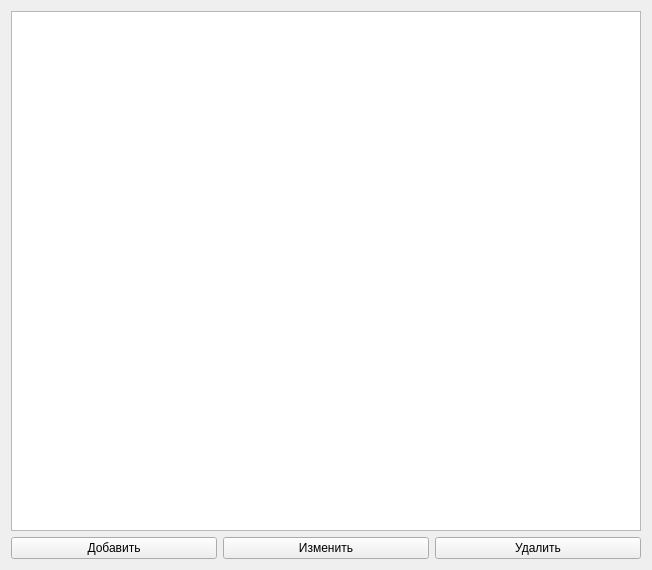
<?xml version="1.0" encoding="UTF-8"?>
<ui version="4.0">
 <class>usersManagement_dialog</class>
 <widget class="QWidget" name="usersManagement_dialog">
  <property name="geometry">
   <rect>
    <x>0</x>
    <y>0</y>
    <width>652</width>
    <height>570</height>
   </rect>
  </property>
  <property name="windowTitle">
   <string>Form</string>
  </property>
  <layout class="QVBoxLayout" name="verticalLayout">
   <item>
    <widget class="QTableWidget" name="users_tableWidget"/>
   </item>
   <item>
    <layout class="QHBoxLayout" name="bottomButtons_hLayout">
     <item>
      <widget class="QPushButton" name="userAdd_button">
       <property name="text">
        <string>Добавить</string>
       </property>
      </widget>
     </item>
     <item>
      <widget class="QPushButton" name="userEdit_button">
       <property name="text">
        <string>Изменить</string>
       </property>
      </widget>
     </item>
     <item>
      <widget class="QPushButton" name="userDelete_button">
       <property name="text">
        <string>Удалить</string>
       </property>
      </widget>
     </item>
    </layout>
   </item>
  </layout>
 </widget>
 <resources/>
 <connections/>
</ui>
